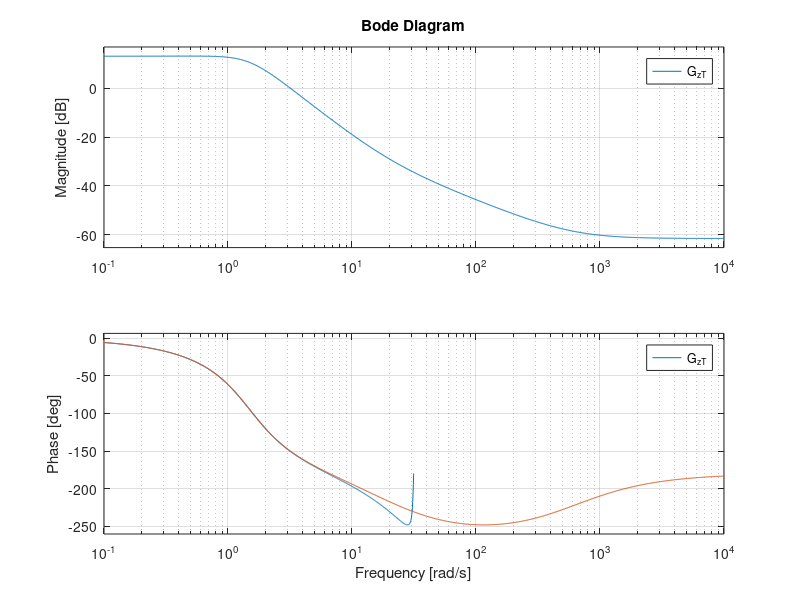
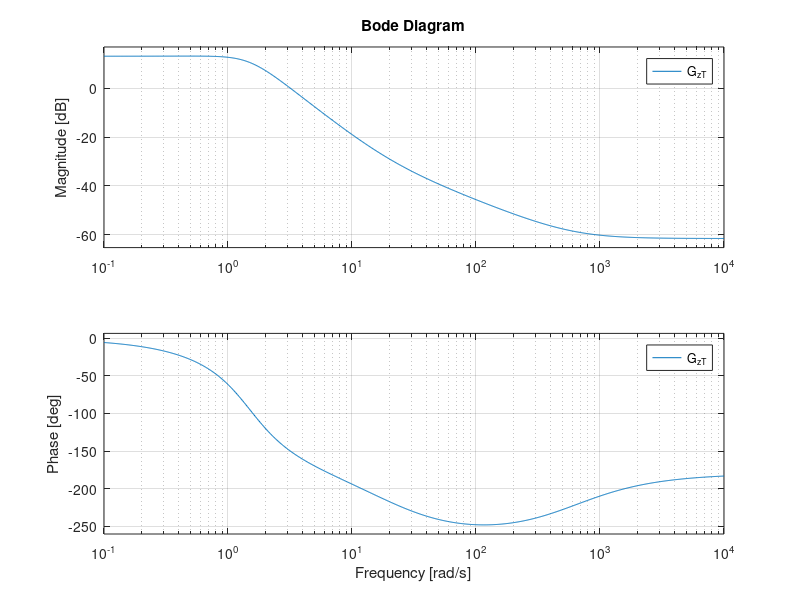

These figures' MATLAB source, in order: (Note: this script raises an error after producing the figures.)
%% - T=0.1
hold off

z = tf ([1 0],[1],0.1)

G_z= (0.047*z+0.044)/(z^2-1.8*z+0.82)
bode(G_z)
grid on
hold on
%T=0.1
%z1 = (1+T*s)/(1-T*s)
%G_z_T= (0.047*z1+0.044)/(z1^2-1.8*z1+0.82) % Find Tustin Tr.
G_z_T= d2c(G_z,'tustin')
bode(G_z_T)

hold off
figure()
bode(G_z_T)
grid on

%% for PM 25-30
hold off

a=1.1
K=1
T_l=0.35 
PC = K*(T_l*a*s+1)/(T_l/a*s+1)
PC=1/PC
bode(PC)
grid on
hold off
G_z_T_comp=G_z_T*PC
bode(G_z_T,{0,100})
grid on
hold on
bode(G_z_T_comp,{0,100})

hold off
figure()
step(G_z_T_comp)
grid on

%% for PM 10-15
hold off

a=1.6
K=1
T_l=0.25 
PC = K*(T_l*a*s+1)/(T_l/a*s+1)
PC=1/PC
bode(PC)
grid on
hold off
G_z_T_comp=G_z_T*PC
bode(G_z_T,{0,100})
grid on
hold on
bode(G_z_T_comp,{0,100})

hold off
figure()
step(G_z_T_comp)
grid on


%% - T=0.05
hold off

z = tf ([1 0],[1],0.05)

G_z= (0.047*z+0.044)/(z^2-1.8*z+0.82)
bode(G_z)
grid on
hold on
%T=0.1
%z1 = (1+T*s)/(1-T*s)
%G_z_T= (0.047*z1+0.044)/(z1^2-1.8*z1+0.82) % Find Tustin Tr.
G_z_T= d2c(G_z,'tustin')
bode(G_z_T)

hold off
figure()
bode(G_z_T)
grid on

%% for PM 35-30
hold off
s=tf([1 0],[1])
a=1.15
K=1
T_l=0.37 
PC = K*(T_l*a*s+1)/(T_l/a*s+1)
PC=1/PC
bode(PC)
grid on
hold off
G_z_T_comp=G_z_T*PC
bode(G_z_T,{0,100})
grid on
hold on
bode(G_z_T_comp,{0,100})

hold off
figure()
step(G_z_T_comp)
grid on

%% for PM 10-15
hold off

a=1.6
K=1
T_l=0.25 
PC = K*(T_l*a*s+1)/(T_l/a*s+1)
PC=1/PC
bode(PC)
grid on
hold off
G_z_T_comp=G_z_T*PC
bode(G_z_T,{0,100})
grid on
hold on
bode(G_z_T_comp,{0,100})

hold off
figure()
step(G_z_T_comp)
grid on





%% To choose desired a
s = tf([1 0],[1])
hold off
a=1.5
K=1
T_l=1
PC = K*(T_l*a*s+1)/(T_l/a*s+1)  
bode(PC)
grid on
hold on 
a=2 %% Choose a=1.8
K=1
T_l=1
PC = K*(T_l*a*s+1)/(T_l/a*s+1)  
bode(PC)
hold on 
a=1.1
K=1
T_l=1
PC = K*(T_l*a*s+1)/(T_l/a*s+1) 
figure()
PC=1/PC
bode(PC)
grid on

